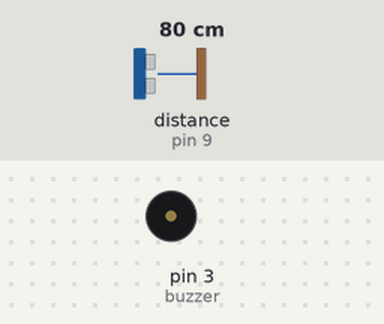
A sketch run on a simulated Arduino Uno, built with avr-gcc and run on an emulated ATmega328P. Parts: buzzer (waves = sounding). Wiring (inferred from the names in the program): ultrasonic range finder: trigger pin 10; echo pin 9. The inputs (shaded band) are chosen by the test bench; at power-on: distance to the obstacle (sensor on pin 9) 80 cm. The echo pulse lasts 58.3 µs per cm.

Above: at 1.2 s.
1.3 s: distance to the obstacle (sensor on pin 9) set to 2 cm
At 2.5 s:
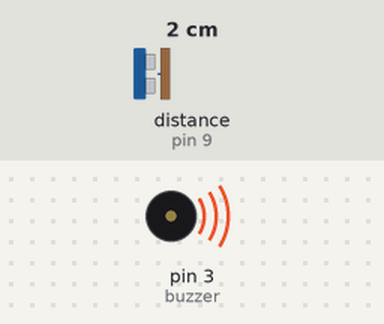
2.8 s: distance to the obstacle (sensor on pin 9) set to 60 cm
At 3.2 s:
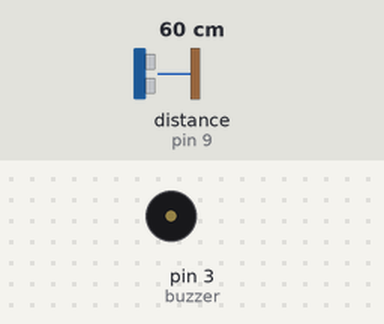
4.3 s: distance to the obstacle (sensor on pin 9) set to 4 cm
At 5.2 s:
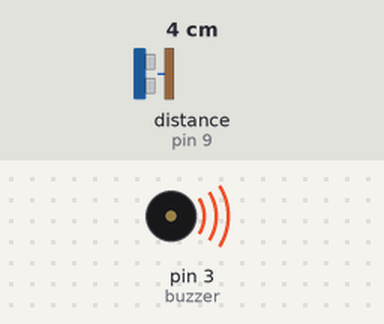
Timing chart, 0 to 7.3 s (numbered marks = the images above; inputs shaded):
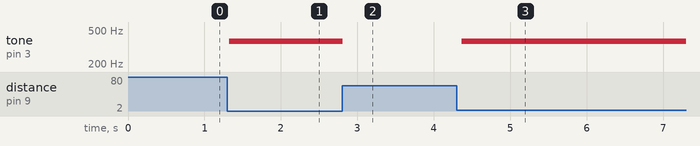

The sketch:

assignment1.ino
```cpp
/* This code is used to give warning from the buzzer when
the ultrasonic sensor detects objects closer than 0.5 meter
*/
//Define pins for ultrasonic sensor and buzzer
int const trigPin = 10;
int const echoPin = 9;
const int buzzer = 3; //buzzer to arduino pin 9
int led_pin = 7;//led
void setup()
{
  pinMode(10, OUTPUT);
  pinMode(9, INPUT);
  pinMode(3, OUTPUT); // Set buzzer - pin 9 as an output
}
void loop()
{
  int duration, distance;
  digitalWrite(10, HIGH);
  delay(1); // Wait for 1 millisecond(s)
  digitalWrite(10, LOW);
  //Measure the pulse input in echo pin
  duration = pulseIn(9, HIGH);
  //Distance is half the duration devided by 29.1(from datasheet)
   distance = (duration/2)/29.1;
  // if distance less than 0.5 m and more than 0
  if(distance <=50 && distance >=0)
  {
    //buzz
  tone(buzzer, 369); // Send 1KHz sound signal...
          // ...for 1 sec
  //led on
  digitalWrite(led_pin, HIGH);
  } else{
    //Don't buzz
  noTone(buzzer);     // Stop sound...
     // ...for 1sec
    // led off
    	digitalWrite(led_pin, LOW);
  }
  //Waiting 60ms wont hurt anyone
  delay(60);
}
```

Measured:
- after the input at 1.3 s, tone on pin 3 (buzzer): silent → 369 Hz at once
- after the input at 2.8 s, tone on pin 3 (buzzer): 369 Hz → silent at once
- after the input at 4.3 s, tone on pin 3 (buzzer): silent → 369 Hz after 0.07 s
